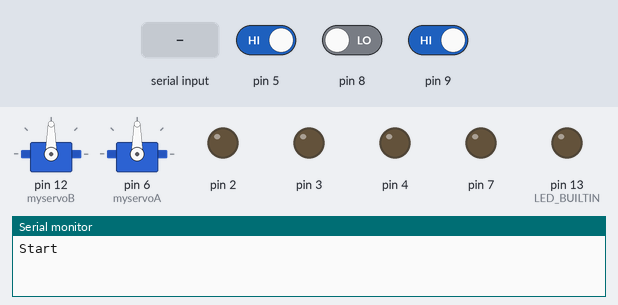
This sketch was run on a simulated Arduino Uno, built with avr-gcc and run on an emulated ATmega328P. Parts: 2 × servo, output pins drawn as LEDs (lit = HIGH), the last lines printed to the serial monitor. Dashed ring = blinking. The test bench sets the inputs (shaded band); at power-on: pin 5 HIGH, pin 8 LOW, pin 9 HIGH.

Above: at 1.2 s.
1.3 s: pin 5 driven LOW
At 4.2 s:
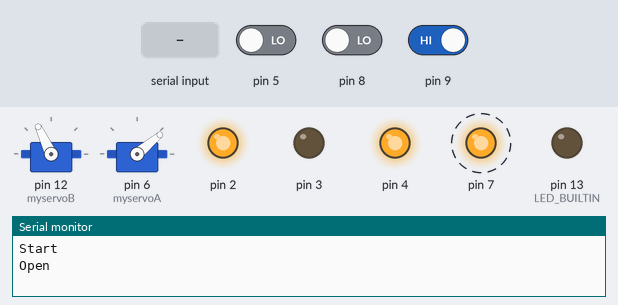
4.3 s: "OpEn\n" received over Serial
At 6.9 s:
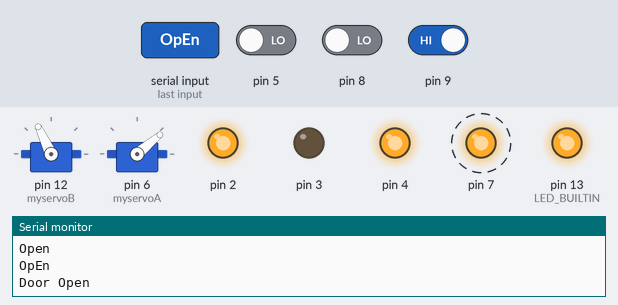
7.3 s: "ClOsE\n" received over Serial
At 10.2 s:
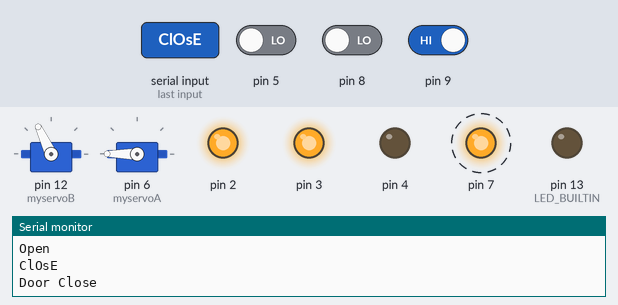
10.3 s: pin 8 driven HIGH
At 11.7 s:
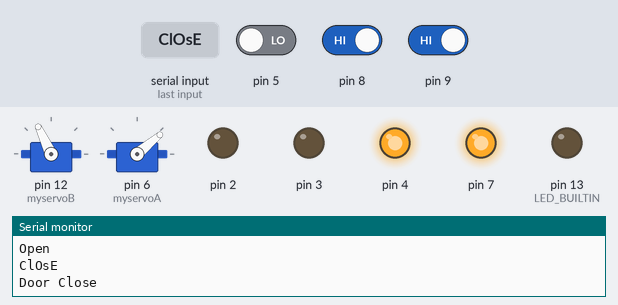
13.3 s: pin 9 driven LOW
At 15.2 s:
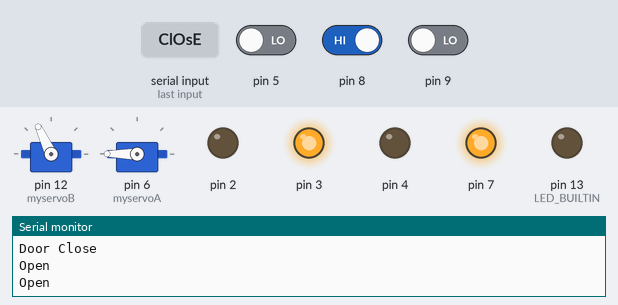
16.3 s: "OpEn\n" received over Serial
At 24.6 s:
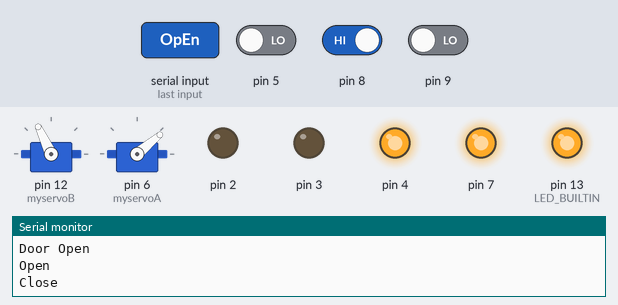
Timing chart, 0 to 24.9 s (numbered marks = the images above; inputs shaded):
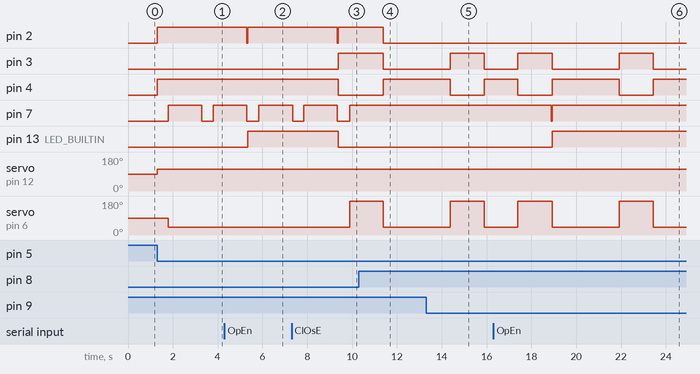

Measured:
- after the input at 1.3 s, pin 2, pin 4: LOW → HIGH at once; pin 7: LOW → HIGH after 0.50 s, → LOW 1.5 s later, → HIGH 0.50 s later; servo on pin 12 (myservoB): 90° → 115° at once; servo on pin 6 (myservoA): 90° → 40° after 0.50 s
- after the input at 4.3 s, pin 2: HIGH → LOW after 1.0 s, → HIGH 0.04 s later; pin 13 (LED_BUILTIN): LOW → HIGH after 1.0 s
- after the input at 7.3 s, pin 2: HIGH → LOW after 2.0 s, → HIGH 0.05 s later; pin 3: LOW → HIGH after 2.1 s; pin 4, pin 13 (LED_BUILTIN): HIGH → LOW after 2.1 s; servo on pin 6 (myservoA): 40° → 180° after 2.6 s
- after the input at 10.3 s, pin 2: HIGH → LOW after 1.1 s; pin 7: stays HIGH (without the input it goes to LOW after 1.1 s); servo on pin 6 (myservoA): 180° → 40° after 1.1 s instead of 1.6 s
- after the input at 13.3 s, pin 3: LOW → HIGH after 1.1 s, → LOW 1.5 s later; pin 4: HIGH → LOW after 1.1 s, → HIGH 1.5 s later; servo on pin 6 (myservoA): 40° → 180° after 1.1 s, → 40° 1.5 s later
- after the input at 16.3 s, pin 3: HIGH → LOW after 2.6 s, → HIGH 3.0 s later, → LOW 1.5 s later; pin 4: LOW → HIGH after 2.6 s, → LOW 3.0 s later, → HIGH 1.5 s later; pin 7: HIGH → LOW after 2.6 s, → HIGH 0.04 s later; pin 13 (LED_BUILTIN): LOW → HIGH after 2.6 s; servo on pin 6 (myservoA): 180° → 40° after 2.6 s, → 180° 3.0 s later, → 40° 1.5 s later

The sketch:

doorlock.ino
```cpp
#include <SoftwareSerial.h>
#include <Servo.h>

/**********************
 * pin 2: servoB's power interface
 * pin 3: Red LED power
 * pin 4: Green LED power
 * pin 5: Switch A
 * pin 6: servoA's data interface
 * pin 7: servoA's power interface
 * pin 8: reading digital input for switch
 * pin 9: Switch B
 * pin 10: RX
 * pin 11: Tx
 * pin 12: servoB's data interface
 * pin 13: LED_BUILTIN
***********************/

int servoBnum = 115;
Servo myservoB;  // create servo for arm
Servo myservoA;  // create servo for hand
SoftwareSerial mySerial(10, 11);// RX, TX

boolean CheckSwichType()
{
  return digitalRead(8);
}

void OpenDoor()
{
  digitalWrite(3, LOW);
  digitalWrite(4, HIGH);

  if(!CheckSwichType())
  {
    digitalWrite(2, HIGH);
    myservoB.write(servoBnum);
    delay(500);
  }

  digitalWrite(7, HIGH);
  myservoA.write(40);
  delay(1500);
  digitalWrite(7, LOW);
  digitalWrite(2, LOW);

}

void CloseDoor()
{
  digitalWrite(4, LOW);
  digitalWrite(3, HIGH);

  if(!CheckSwichType())
  {
    digitalWrite(2, HIGH);
    myservoB.write(servoBnum);
    delay(500);
  }

  digitalWrite(7, HIGH);
  myservoA.write(180);
  delay(1500);
  digitalWrite(7, LOW);
  digitalWrite(2, LOW);
}

void setup()
{
  myservoB.attach(12);
  myservoA.attach(6);
  Serial.begin(9600);
  pinMode(LED_BUILTIN, OUTPUT);
  pinMode(2, OUTPUT);
  pinMode(3, OUTPUT);
  pinMode(4, OUTPUT);
  pinMode(5, INPUT);
  pinMode(7, OUTPUT);
  pinMode(8, INPUT);
  pinMode(9, INPUT);
  Serial.println("Start");
}

String readSerialString()
{
  String s = "";
  while(Serial.available())
  {
      char c = (char)Serial.read();
      if(c!='\n'){
          s += c;
      }
      delay(8);
  }
  return s;
}

void loop() {
  if (Serial.available()) {
    String str = readSerialString();
    Serial.println(str);
    if(str == "OpEn"){
      Serial.println("Door Open");
      digitalWrite(LED_BUILTIN, HIGH);
      OpenDoor();
    }else if(str == "ClOsE"){
      Serial.println("Door Close");
      digitalWrite(LED_BUILTIN, LOW);
      CloseDoor();
    }
  }

  if(!digitalRead(5)){
    OpenDoor();
    Serial.println("Open");
  }
  if(!digitalRead(9)){
    CloseDoor();
    Serial.println("Close");
  }
}
```
